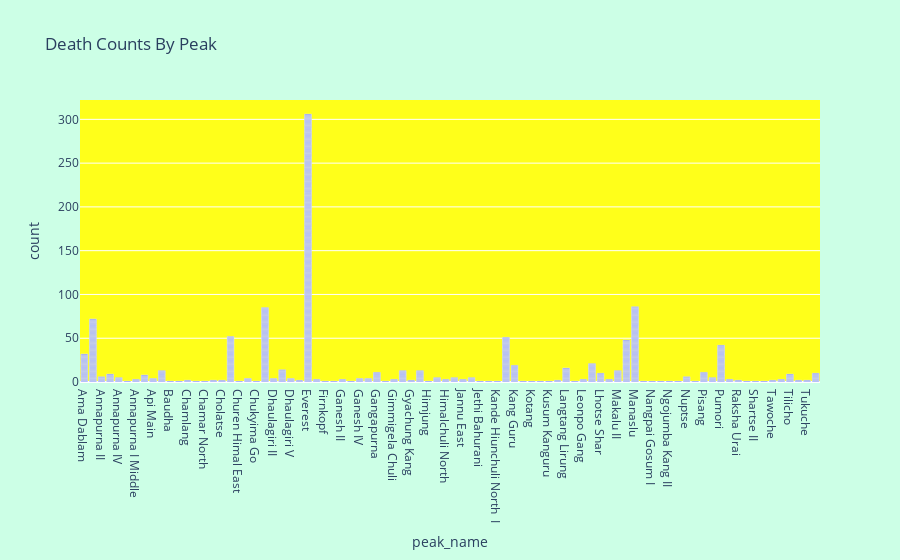

Source (notebook cell):
### Markdown cell above
# Death Counts by Peak

### Code cell
fig=px.bar(df_deaths,x="peak_name",title="Death Counts By Peak")
fig.update_layout({'plot_bgcolor':'#ffff1a','paper_bgcolor':'#ccffe6'})

### Figure 1 — Plotly figure (JSON) as saved in the notebook; plotly's stock layout.template omitted (floating-point values rounded to 4 significant figures; data arrays with more than 128 entries replaced by an {"elided": "..."} marker saying what was removed)
{"data": [{"alignmentgroup": "True", "hovertemplate": "peak_name=%{x}<br>count=%{y}<extra></extra>", "legendgroup": "", "marker": {"color": "#636efa", "pattern": {"shape": ""}}, "name": "", "offsetgroup": "", "orientation": "v", "showlegend": false, "textposition": "auto", "type": "bar", "x": {"elided": "1104 str values"}, "xaxis": "x", "y": {"elided": "1104 int values"}, "yaxis": "y"}], "layout": {"barmode": "relative", "legend": {"tracegroupgap": 0}, "paper_bgcolor": "#ccffe6", "plot_bgcolor": "#ffff1a", "title": {"text": "Death Counts By Peak"}, "xaxis": {"anchor": "y", "domain": [0, 1], "title": {"text": "peak_name"}}, "yaxis": {"anchor": "x", "domain": [0, 1], "title": {"text": "count"}}}}
